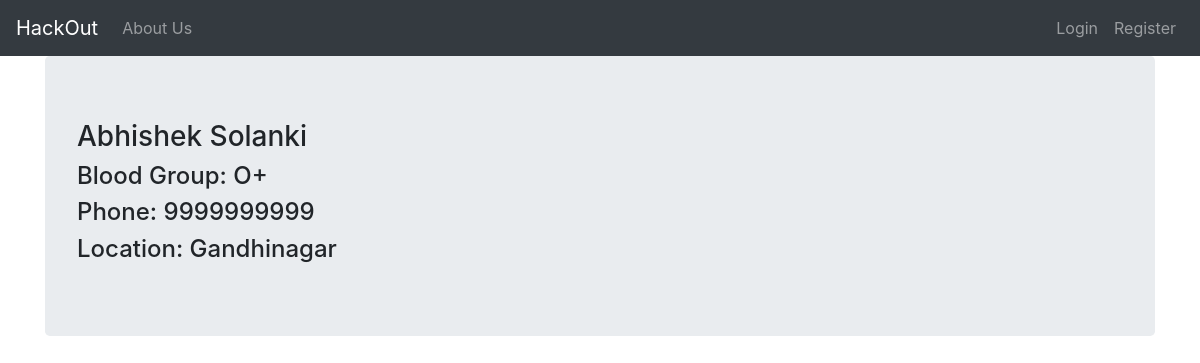
/donors/5, run on the app's committed database.
### donors/models.py (models this page shows, shortened)
class Donor(models.Model):
    user = models.OneToOneField(
        User, on_delete=models.CASCADE, primary_key=True)
    blood_group = models.CharField(max_length=5)
    phone = models.BigIntegerField()
    location = models.CharField(max_length=300)

### donors/views.py (the view)
# urls.py: path('<int:pk>', DonorDetailView.as_view(), name="donor-detail"),
class DonorDetailView(DetailView, LoginRequiredMixin):
    model = Donor
    template_name = "donors/donor_detail.html"

### donors/templates/donors/donor_detail.html
{% extends 'donors/base.html' %}
{% block content %}
    <div class="jumbotron">
        <h3>{{donor.user.first_name}} {{donor.user.last_name}}</h3>
        <h4>Blood Group: {{donor.blood_group}}</h4>
        <h4>Phone: {{donor.phone}}</h4>
        <h4>Location: {{donor.location}}</h4>
    </div>
{% endblock content %}

### data on the page
Donor: user.first_name "Abhishek", user.last_name "Solanki", blood_group "O+", phone "9999999999", location "Gandhinagar"
